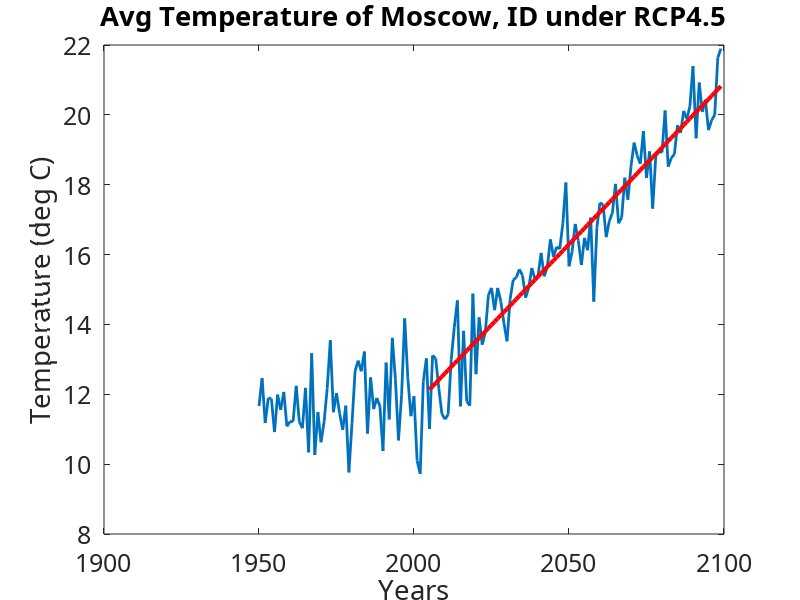

MATLAB code to generate this figure:
%DESCRIPTION: Code for loading in data from several .mat files, getting a best fit line over
%a portion of the data and plotting the figure bestFitLine.png
%
%INPUTS: .mat file bestFitLine.mat
%OUTPUTS: figure bestFitLine.png is saved
%
	%====================================
	%    LOAD DATA
	%====================================
	%load in annual temperature(annualtas) and years
	load('bestFitLine.mat','annualtas','years');

	%====================================
	%    FIND BEST FIT LINE
	%====================================
	targ_years=[2005:2099];
	p=polyfit(targ_years, annualtas(targ_years-1950+1),1);

	%====================================
	%    PLOT DATA
	%====================================
	plot([1950:2099], annualtas,'LineWidth',2); hold on;
	plot(targ_years,p(1)*targ_years+p(2),'r','LineWidth',3);

	%font size and family
	fs=18; %font size
	ff='luxi sans'; %font name 

	%set x/y labels and title for figure
	ylabel('Temperature (deg C)','fontsize',fs,'fontname',ff);
	xlabel('Years','fontsize',fs,'fontname',ff);
	title('Avg Temperature of Moscow, ID under RCP4.5','fontsize',fs,'fontname',ff);

	%properties of text on 'current axes'
	set(gca,'fontsize',fs,'fontname',ff);

	%====================================
	%   SAVE FIGURE 
	%====================================
	filename=['bestFitLine.png'];
	print('-dpng', filename);


